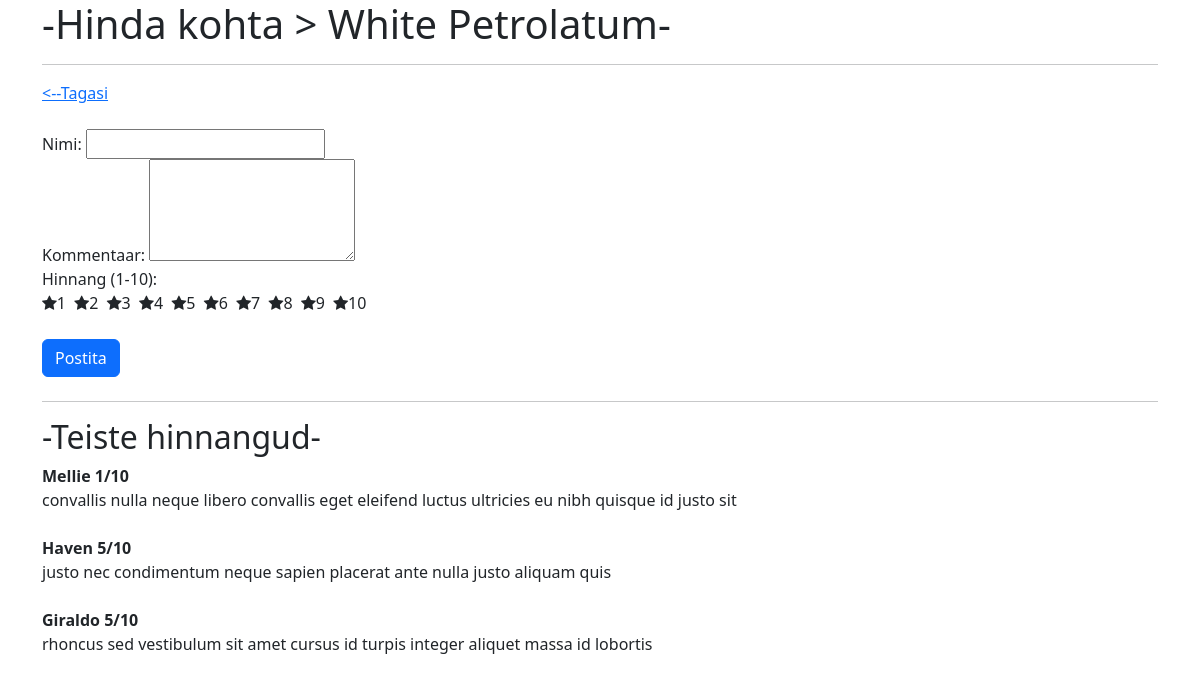
Page /hinnang.php?koht=2 on the committed database.
### tables this page shows
CREATE TABLE `hinnangud` (
  `id` int(255) NOT NULL,
  `nimi` varchar(255) NOT NULL,
  `hinnang` int(255) NOT NULL,
  `kommentaar` varchar(255) NOT NULL,
  `id_koht` varchar(255) NOT NULL
);

### hinnang.php (the view, shortened to what this page needs)
<?php
include("config.php");
if(isset($_GET['koht'])) {
    $valitudKohtId = $_GET['koht'];
    $sqlValitud_koht = "SELECT nimi FROM kohad WHERE id = '$valitudKohtId'";
    $valitud_koht = $uhendus->query($sqlValitud_koht);
    $row = mysqli_fetch_assoc($valitud_koht);
} else {
    header("Location: index.php");
}
?>
<!DOCTYPE html>
<html lang="et">
<head>
    <link href="https://cdn.jsdelivr.net/npm/bootstrap@5.3.2/dist/css/bootstrap.min.css" rel="stylesheet">
    <link rel="stylesheet" href="https://cdnjs.cloudflare.com/ajax/libs/font-awesome/4.7.0/css/font-awesome.min.css">
</head>
<body>
    <div class="container">
        <h1>-Hinda kohta > <?php echo $row['nimi']; ?>-</h1>
        <hr>
        <a href="index.php"><--Tagasi</a>
        <br>
        <br>
        <form method="post">
            <label for="nimi">Nimi:</label>
            <input type="text" name="nimi" id="nimi" required><br>
            <label for="kommentaar">Kommentaar:</label>
            <textarea name="kommentaar" id="kommentaar" rows="4" required></textarea><br>
            <p class="star">Hinnang (1-10):<br>
                <label for="hinnang1"><i class="fa fa-star"></i>1</label>
                <label for="hinnang2"><i class="fa fa-star"></i>2</label>
                <label for="hinnang3"><i class="fa fa-star"></i>3</label>
                <label for="hinnang4"><i class="fa fa-star"></i>4</label>
                <label for="hinnang5"><i class="fa fa-star"></i>5</label>
                <label for="hinnang6"><i class="fa fa-star"></i>6</label>
                <label for="hinnang7"><i class="fa fa-star"></i>7</label>
                <label for="hinnang8"><i class="fa fa-star"></i>8</label>
                <label for="hinnang9"><i class="fa fa-star"></i>9</label>
                <label for="hinnang10"><i class="fa fa-star"></i>10</label>
            </p>
            <input type="submit" class="btn btn-primary my-2" value="Postita">
        </form>
        <hr>
        <h2>-Teiste hinnangud-</h2>
        <?php
        $sql_hinnangud = "SELECT * FROM hinnangud WHERE id_koht = '$valitudKohtId'";
        $result_hinnangud = $uhendus->query($sql_hinnangud);
        if ($result_hinnangud->num_rows > 0) {
            while($row = $result_hinnangud->fetch_assoc()) {
                echo "<b>" . $row["nimi"] . " " . $row["hinnang"] . "/10" . "</b><br>" . $row["kommentaar"] . "<br><br> ";
            }
        } else {
            echo "Hinnanguid ei leitud.";
        }
        ?>
    </div>
    </body>
</html>

### rows in the picture
hinnangud: nimi "Mellie", hinnang "1", kommentaar "convallis nulla neque libero convallis eget eleifend luctus ultricies eu nibh quisque id justo sit"
hinnangud: nimi "Haven", hinnang "5", kommentaar "justo nec condimentum neque sapien placerat ante nulla justo aliquam quis"
hinnangud: nimi "Giraldo", hinnang "5", kommentaar "rhoncus sed vestibulum sit amet cursus id turpis integer aliquet massa id lobortis"
